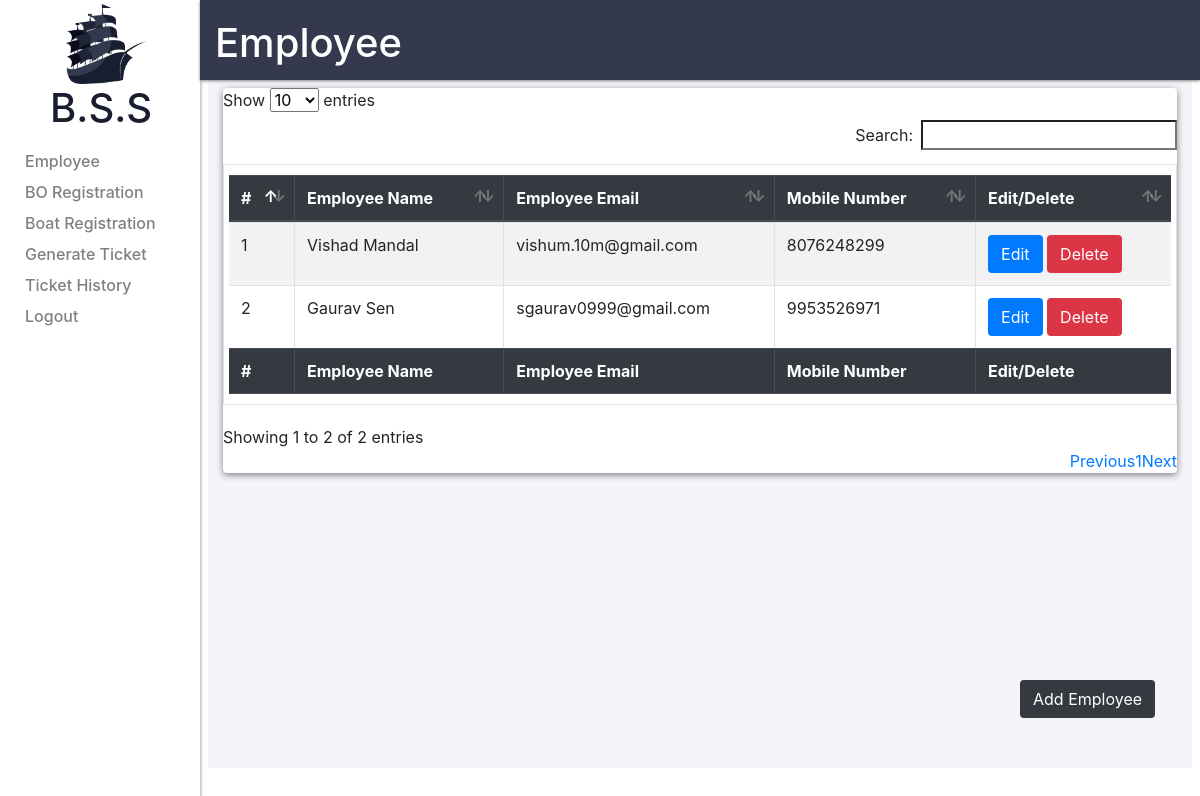
Screenshot of /modules/admin/employee_listing.php (signed in) with the database file from the repository.
### tables this page shows
CREATE TABLE `users` (
  `userid` int(11) NOT NULL,
  `username` varchar(20) NOT NULL,
  `roleid` int(11) NOT NULL,
  `password` varchar(50) NOT NULL,
  `email` varchar(60) NOT NULL,
  `mobilenumber` bigint(10) NOT NULL,
  `name` varchar(20) NOT NULL,
  `status` tinyint(1) NOT NULL DEFAULT 0
);

### modules/admin/employee_listing.php (the view, shortened to what this page needs)
<?php
require"../../includes/admin/layout/head.php";
require"../../includes/admin/layout/sidebar.php";
require"../../includes/admin/dbconnect.php";
$listing_query="SELECT * FROM users WHERE roleid <= 2 && status = 1";
$execute_query=mysqli_query($connect,$listing_query);
$index=1;
?>
<div class="col-10 header_container">
<h1 class=header_name>Employee</h1>
</div>
<div class="container">
    <div class="row">
            <div class="col">
            	<div class="add_button">
					<button type="button" class="btn btn-dark" data-toggle="modal" onclick="addemp()" data-target="#myModal">Add Employee</button>
            	</div>
            	<div class="wrapper">
	            	<table class="table customtable table-striped table-bordered" id="emplist">
	            		<thead class="thead-dark">
	            		<tr>
		        			<th scope="col">#</th>
		            		<th scope="col">Employee Name</th>
		            		<th scope="col">Employee Email</th>
		            		<th scope="col">Mobile Number</th>
		            		<th scope="col">Edit/Delete</th>
		            	</tr>
		            </thead>
		            <tbody>
	<?php
		while($data=mysqli_fetch_assoc($execute_query))
			{
				echo '<tr>';
				echo '<td scope="row">'.$index.'</td>';
				echo '<td>'.$data['name'].'</td>';
				echo '<td>'.$data['email'].'</td>';
				echo '<td>'.$data['mobilenumber'].'</td>';
				echo '<td><a href="#" onclick="editemp('.$data['userid'].')" data-toggle="modal" data-target="#myModal" class="btn btn-primary">Edit</a> <a href="../../scripts/admin/employee_delete_script.php?id='.$data['userid'].'" class="btn btn-danger">Delete</a></td>';
				echo '</tr>';
				$index++;
			}
	?>
		         		</tbody>
			       		<tfoot class="thead-dark">
	           				<th scope="col">#</th>
			            		<th scope="col">Employee Name</th>
			            		<th scope="col">Employee Email</th>
			            		<th scope="col">Mobile Number</th>
			            		<th scope="col">Edit/Delete</th>
	        			</tfoot>
	     			</table>
     			</div>
        	</div>
    </div>
</div>

### style/style.css (style rules this page uses)
.header_container { height: 80px; background-color: #34394D; float: right; box-shadow: 0px 1px 3px grey; }
.header_container h1 { color: white; margin: 0% 0%; padding-top: 2%; }
.container { background-color:#F5F4FA ; height: 100%; width: 100%; max-width: 82% !important; max-height: 86% !important; overflow-y: scroll; }
body { margin: 0px; }
.wrapper { background-color: #ffffff; margin: 8px 0px 0px 0px; box-shadow: 0px 2px 7px grey; border-top-right-radius: 4px; border-top-left-radius: 4px; border-bottom-right-radius: 4px; border-bottom-left-radius: 4px; }
.add_button { position: fixed; top: 85%; left: 85%; z-index: 1000; }
.customtable { padding: 10px 5px; }
.row { margin-right: 0px !important; margin-left: 0px !important; }
.col { padding-right: 0px !important; padding-left: 0px !important; }

### rows the page displays
users: name "Vishad Mandal", email "vishum.10m@gmail.com", mobilenumber "8076248299"
users: name "Gaurav Sen", email "sgaurav0999@gmail.com", mobilenumber "9953526971"
